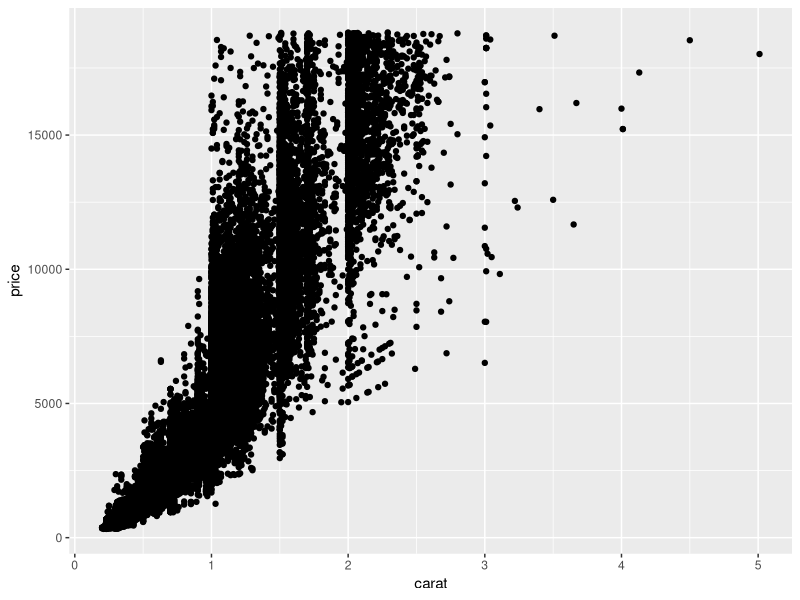
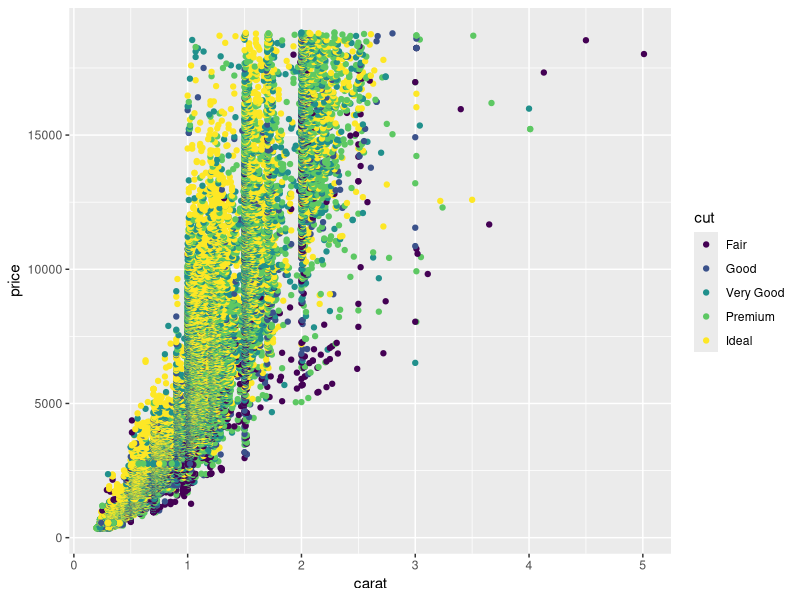
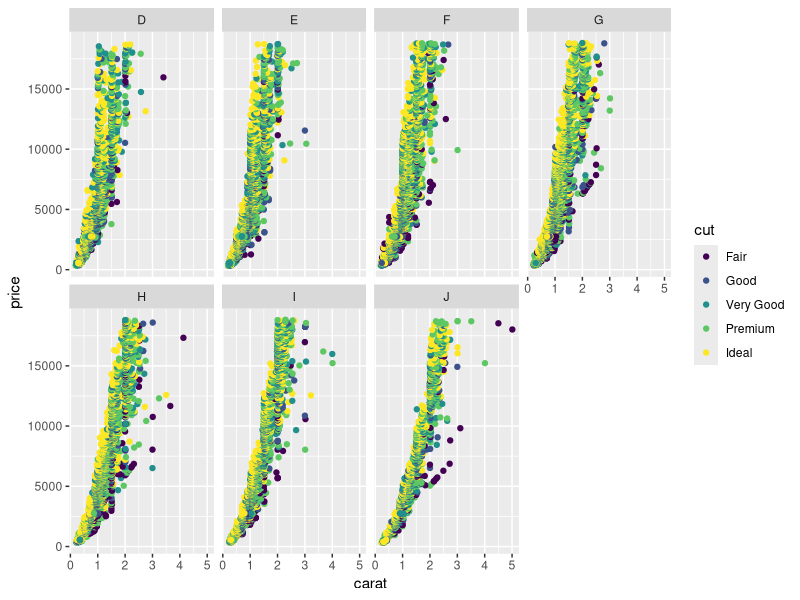

Write the R code that produced these figures, in order.
## ---- chunk 1
knitr::opts_chunk$set(echo = TRUE)
## ---- chunk 2
# Task 1
install.packages("tidyverse", repos = "http://cran.us.r-project.org")
library(tidyverse)
## ---- chunk 3
# Task 2 
diamonddata = diamonds

ncol(diamonddata) #10
nrow(diamonddata) #53940

## ---- chunk 4
# Task 3

ggplot(data = diamonddata, aes(x=carat, y=price)) +
  geom_point()

# The relationship shows that price increases as carat increases.


## ---- chunk 5
# Task 4 

ggplot(data = diamonddata, aes(x=carat, y=price, color = cut)) +
  geom_point()

# The relationship between carat, price, and cut shows that the quality of the cut makes a big difference in the overall price.  Carat size becomes less important and cut increases in signifigance.
## ---- chunk 6
# Task 5

ggplot(data = diamonddata, aes(x=carat, y=price, color = cut)) +
  geom_point() +
  facet_wrap( ~ color, nrow = 2)

# When adding in the color variable, for the 'colorless' grades their price increase is more steep compared to the color grades that may have more inclusions or flaws.
## ---- chunk 7
# Task 6
#library(readr)
inventory <- read_csv("InventoryData.csv")

summary(inventory)
structure(inventory)

## ---- chunk 8
# Task 7

inventoryA <- filter(inventory, inventory$Supplier == 'A')
nrow(inventoryA) # 3695
## ---- chunk 9
# Task 8

inventoryA = mutate(inventoryA, OnHandRatio = `On Hand` / `Annual Demand`)

#This line of code uses the inventoryA dataframe and uses a function called mutate to create a new column in the dataframe that represents the quotient of columns 'On Hand' and 'Annual Demand'.

## ---- chunk 10
# Task 9

avg_cost <- inventory %>%
  group_by(`Item SKU`)
  
avg_cost <-  summarize(avg_cost, SKUAvgCost = mean(`Cost per Unit ($)`))


## ---- chunk 11
# Task 10

# This was a great refresher and helped re-enforce syntax of the tidyverse library. 

